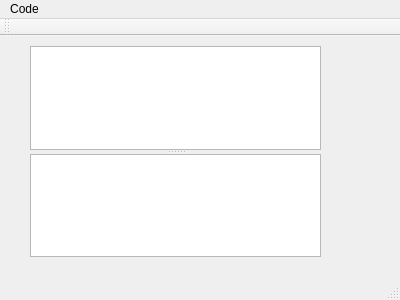
<?xml version="1.0" encoding="UTF-8"?>
<ui version="4.0">
 <class>MainWindow</class>
 <widget class="QMainWindow" name="MainWindow">
  <property name="geometry">
   <rect>
    <x>0</x>
    <y>0</y>
    <width>400</width>
    <height>300</height>
   </rect>
  </property>
  <property name="windowTitle">
   <string>MainWindow</string>
  </property>
  <widget class="QWidget" name="centralWidget">
   <widget class="QSplitter" name="splitter">
    <property name="geometry">
     <rect>
      <x>30</x>
      <y>10</y>
      <width>291</width>
      <height>211</height>
     </rect>
    </property>
    <property name="orientation">
     <enum>Qt::Vertical</enum>
    </property>
    <widget class="QTextEdit" name="txtCode"/>
    <widget class="QTextBrowser" name="txtMessages"/>
   </widget>
  </widget>
  <widget class="QMenuBar" name="menuBar">
   <property name="geometry">
    <rect>
     <x>0</x>
     <y>0</y>
     <width>400</width>
     <height>25</height>
    </rect>
   </property>
   <widget class="QMenu" name="menuCode">
    <property name="title">
     <string>Code</string>
    </property>
    <addaction name="actionParse_WAM"/>
    <addaction name="actionRun"/>
    <addaction name="actionParse_prolog"/>
    <addaction name="actionCompile_Prolog"/>
    <addaction name="actionRun_Prolog"/>
   </widget>
   <addaction name="menuCode"/>
  </widget>
  <widget class="QToolBar" name="mainToolBar">
   <attribute name="toolBarArea">
    <enum>TopToolBarArea</enum>
   </attribute>
   <attribute name="toolBarBreak">
    <bool>false</bool>
   </attribute>
  </widget>
  <widget class="QStatusBar" name="statusBar"/>
  <action name="actionRun">
   <property name="text">
    <string>Run WAM</string>
   </property>
  </action>
  <action name="actionParse_prolog">
   <property name="text">
    <string>Parse Prolog</string>
   </property>
  </action>
  <action name="actionCompile_Prolog">
   <property name="text">
    <string>Compile Prolog</string>
   </property>
  </action>
  <action name="actionParse_WAM">
   <property name="text">
    <string>Parse WAM</string>
   </property>
  </action>
  <action name="actionRun_Prolog">
   <property name="text">
    <string>Run Prolog</string>
   </property>
  </action>
 </widget>
 <layoutdefault spacing="6" margin="11"/>
 <resources/>
 <connections/>
</ui>
